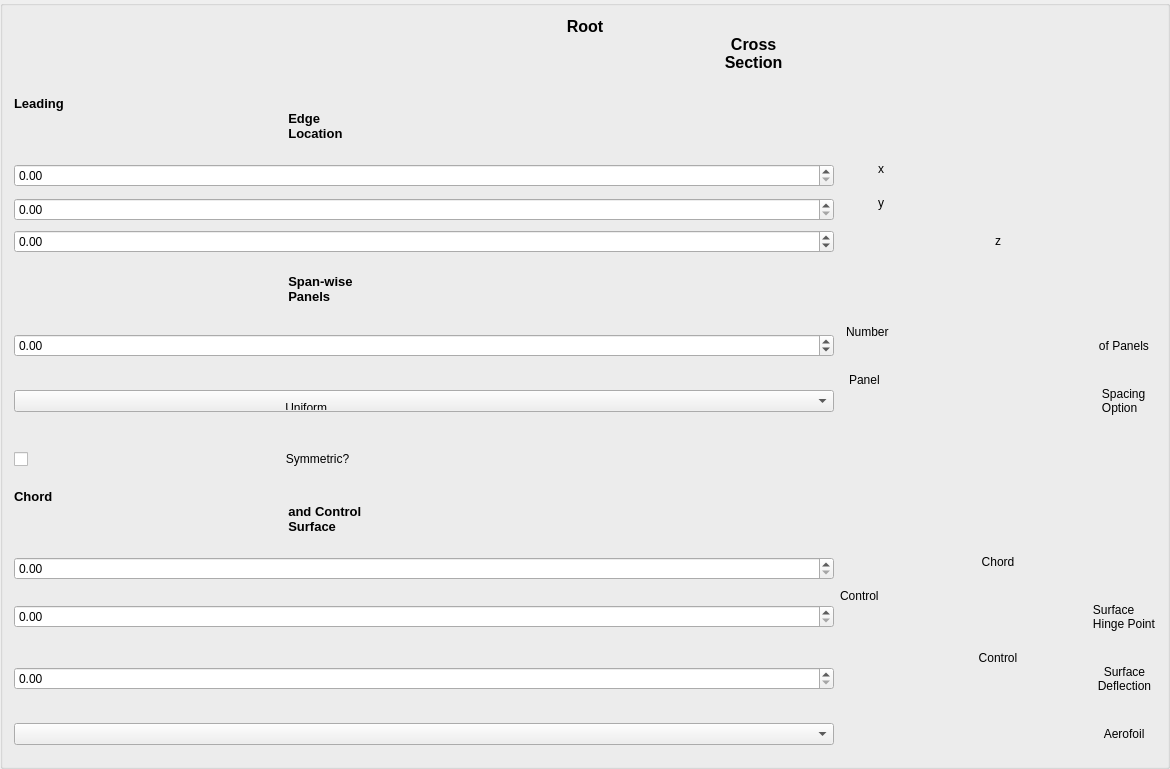
                                                    <widget class="QGroupBox"
                                                            name="groupBox_7">
                                                        <property name="title">
                                                            <string/>
                                                        </property>
                                                        <layout class="QGridLayout"
                                                                name="gridLayout_10">
                                                            <item row="13" column="0">
                                                                <widget class="QDoubleSpinBox"
                                                                        name="WTCS_Chord"/>
                                                            </item>
                                                            <item row="4" column="0">
                                                                <widget class="QDoubleSpinBox"
                                                                        name="WTCW_LE_loc_y">
                                                                    <property
                                                                            name="maximum">
                                                                        <double>
                                                                            49.000000000000000
                                                                        </double>
                                                                    </property>
                                                                </widget>
                                                            </item>
                                                            <item row="4" column="1"
                                                                  alignment="Qt::AlignHCenter">
                                                                <widget class="QLabel"
                                                                        name="label_62">
                                                                    <property
                                                                            name="text">
                                                                        <string>y
                                                                        </string>
                                                                    </property>
                                                                </widget>
                                                            </item>
                                                            <item row="10" column="1"
                                                                  alignment="Qt::AlignHCenter">
                                                                <widget class="QLabel"
                                                                        name="label_60">
                                                                    <property
                                                                            name="text">
                                                                        <string>Panel
                                                                            Spacing
                                                                            Option
                                                                        </string>
                                                                    </property>
                                                                </widget>
                                                            </item>
                                                            <item row="3" column="0">
                                                                <widget class="QDoubleSpinBox"
                                                                        name="WTCW_LE_loc_x">
                                                                    <property
                                                                            name="suffix">
                                                                        <string/>
                                                                    </property>
                                                                    <property
                                                                            name="maximum">
                                                                        <double>
                                                                            49.000000000000000
                                                                        </double>
                                                                    </property>
                                                                </widget>
                                                            </item>
                                                            <item row="8" column="1"
                                                                  alignment="Qt::AlignHCenter">
                                                                <widget class="QLabel"
                                                                        name="label_63">
                                                                    <property
                                                                            name="sizePolicy">
                                                                        <sizepolicy
                                                                                hsizetype="MinimumExpanding"
                                                                                vsizetype="Preferred">
                                                                            <horstretch>
                                                                                0
                                                                            </horstretch>
                                                                            <verstretch>
                                                                                0
                                                                            </verstretch>
                                                                        </sizepolicy>
                                                                    </property>
                                                                    <property
                                                                            name="minimumSize">
                                                                        <size>
                                                                            <width>0
                                                                            </width>
                                                                            <height>0
                                                                            </height>
                                                                        </size>
                                                                    </property>
                                                                    <property
                                                                            name="text">
                                                                        <string>Number
                                                                            of Panels
                                                                        </string>
                                                                    </property>
                                                                </widget>
                                                            </item>
                                                            <item row="10" column="0">
                                                                <widget class="QComboBox"
                                                                        name="SWPanelSpcaing_WTCS">
                                                                    <item>
                                                                        <property
                                                                                name="text">
                                                                            <string>
                                                                                Uniform
                                                                            </string>
                                                                        </property>
                                                                    </item>
                                                                    <item>
                                                                        <property
                                                                                name="text">
                                                                            <string>
                                                                                Cosine
                                                                            </string>
                                                                        </property>
                                                                    </item>
                                                                    <item>
                                                                        <property
                                                                                name="text">
                                                                            <string>
                                                                                Reverse
                                                                                Cosine
                                                                            </string>
                                                                        </property>
                                                                    </item>
                                                                </widget>
                                                            </item>
                                                            <item row="12" column="0">
                                                                <widget class="QLabel"
                                                                        name="label_58">
                                                                    <property
                                                                            name="font">
                                                                        <font>
                                                                            <pointsize>
                                                                                10
                                                                            </pointsize>
                                                                            <weight>75
                                                                            </weight>
                                                                            <bold>true
                                                                            </bold>
                                                                        </font>
                                                                    </property>
                                                                    <property
                                                                            name="text">
                                                                        <string>Chord
                                                                            and Control
                                                                            Surface
                                                                        </string>
                                                                    </property>
                                                                </widget>
                                                            </item>
                                                            <item row="0" column="0"
                                                                  colspan="2">
                                                                <widget class="QLabel"
                                                                        name="MainWingLabel_5">
                                                                    <property
                                                                            name="sizePolicy">
                                                                        <sizepolicy
                                                                                hsizetype="Minimum"
                                                                                vsizetype="Maximum">
                                                                            <horstretch>
                                                                                0
                                                                            </horstretch>
                                                                            <verstretch>
                                                                                0
                                                                            </verstretch>
                                                                        </sizepolicy>
                                                                    </property>
                                                                    <property
                                                                            name="font">
                                                                        <font>
                                                                            <pointsize>
                                                                                12
                                                                            </pointsize>
                                                                            <weight>75
                                                                            </weight>
                                                                            <bold>true
                                                                            </bold>
                                                                        </font>
                                                                    </property>
                                                                    <property
                                                                            name="contextMenuPolicy">
                                                                        <enum>
                                                                            Qt::PreventContextMenu
                                                                        </enum>
                                                                    </property>
                                                                    <property
                                                                            name="frameShadow">
                                                                        <enum>
                                                                            QFrame::Sunken
                                                                        </enum>
                                                                    </property>
                                                                    <property
                                                                            name="lineWidth">
                                                                        <number>1
                                                                        </number>
                                                                    </property>
                                                                    <property
                                                                            name="text">
                                                                        <string>Root
                                                                            Cross
                                                                            Section
                                                                        </string>
                                                                    </property>
                                                                    <property
                                                                            name="alignment">
                                                                        <set>
                                                                            Qt::AlignCenter
                                                                        </set>
                                                                    </property>
                                                                </widget>
                                                            </item>
                                                            <item row="14" column="0">
                                                                <widget class="QDoubleSpinBox"
                                                                        name="WTCS_CSHP"/>
                                                            </item>
                                                            <item row="14" column="1">
                                                                <widget class="QLabel"
                                                                        name="label_65">
                                                                    <property
                                                                            name="text">
                                                                        <string>Control
                                                                            Surface
                                                                            Hinge Point
                                                                        </string>
                                                                    </property>
                                                                </widget>
                                                            </item>
                                                            <item row="8" column="0">
                                                                <widget class="QDoubleSpinBox"
                                                                        name="panelNum_SWPanels_WTCS">
                                                                    <property
                                                                            name="minimum">
                                                                        <double>
                                                                            -50.000000000000000
                                                                        </double>
                                                                    </property>
                                                                    <property
                                                                            name="maximum">
                                                                        <double>
                                                                            44.000000000000000
                                                                        </double>
                                                                    </property>
                                                                </widget>
                                                            </item>
                                                            <item row="2" column="0"
                                                                  colspan="2">
                                                                <widget class="QLabel"
                                                                        name="label_66">
                                                                    <property
                                                                            name="sizePolicy">
                                                                        <sizepolicy
                                                                                hsizetype="Preferred"
                                                                                vsizetype="Maximum">
                                                                            <horstretch>
                                                                                0
                                                                            </horstretch>
                                                                            <verstretch>
                                                                                0
                                                                            </verstretch>
                                                                        </sizepolicy>
                                                                    </property>
                                                                    <property
                                                                            name="font">
                                                                        <font>
                                                                            <pointsize>
                                                                                10
                                                                            </pointsize>
                                                                            <weight>75
                                                                            </weight>
                                                                            <bold>true
                                                                            </bold>
                                                                        </font>
                                                                    </property>
                                                                    <property
                                                                            name="text">
                                                                        <string>Leading
                                                                            Edge
                                                                            Location
                                                                        </string>
                                                                    </property>
                                                                </widget>
                                                            </item>
                                                            <item row="11" column="0">
                                                                <widget class="QCheckBox"
                                                                        name="WTCS_S_symCheckbox">
                                                                    <property
                                                                            name="text">
                                                                        <string>
                                                                            Symmetric?
                                                                        </string>
                                                                    </property>
                                                                </widget>
                                                            </item>
                                                            <item row="3" column="1"
                                                                  alignment="Qt::AlignHCenter">
                                                                <widget class="QLabel"
                                                                        name="label_67">
                                                                    <property
                                                                            name="text">
                                                                        <string>x
                                                                        </string>
                                                                    </property>
                                                                </widget>
                                                            </item>
                                                            <item row="13" column="1">
                                                                <widget class="QLabel"
                                                                        name="label_64">
                                                                    <property
                                                                            name="text">
                                                                        <string>Chord
                                                                        </string>
                                                                    </property>
                                                                    <property
                                                                            name="alignment">
                                                                        <set>
                                                                            Qt::AlignCenter
                                                                        </set>
                                                                    </property>
                                                                </widget>
                                                            </item>
                                                            <item row="7" column="0">
                                                                <widget class="QLabel"
                                                                        name="label_59">
                                                                    <property
                                                                            name="sizePolicy">
                                                                        <sizepolicy
                                                                                hsizetype="Preferred"
                                                                                vsizetype="Maximum">
                                                                            <horstretch>
                                                                                0
                                                                            </horstretch>
                                                                            <verstretch>
                                                                                0
                                                                            </verstretch>
                                                                        </sizepolicy>
                                                                    </property>
                                                                    <property
                                                                            name="font">
                                                                        <font>
                                                                            <pointsize>
                                                                                10
                                                                            </pointsize>
                                                                            <weight>75
                                                                            </weight>
                                                                            <bold>true
                                                                            </bold>
                                                                        </font>
                                                                    </property>
                                                                    <property
                                                                            name="text">
                                                                        <string>
                                                                            Span-wise
                                                                            Panels
                                                                        </string>
                                                                    </property>
                                                                </widget>
                                                            </item>
                                                            <item row="5" column="1"
                                                                  alignment="Qt::AlignHCenter">
                                                                <widget class="QLabel"
                                                                        name="label_61">
                                                                    <property
                                                                            name="text">
                                                                        <string>&lt;html&gt;&lt;head/&gt;&lt;body&gt;&lt;p&gt;z&lt;/p&gt;&lt;/body&gt;&lt;/html&gt;</string>
                                                                    </property>
                                                                </widget>
                                                            </item>
                                                            <item row="15" column="0">
                                                                <widget class="QDoubleSpinBox"
                                                                        name="WTCS_CSD"/>
                                                            </item>
                                                            <item row="5" column="0">
                                                                <widget class="QDoubleSpinBox"
                                                                        name="WTCW_LE_loc_z">
                                                                    <property
                                                                            name="minimum">
                                                                        <double>
                                                                            -33.000000000000000
                                                                        </double>
                                                                    </property>
                                                                    <property
                                                                            name="maximum">
                                                                        <double>
                                                                            45.000000000000000
                                                                        </double>
                                                                    </property>
                                                                </widget>
                                                            </item>
                                                            <item row="16" column="0">
                                                                <widget class="QComboBox"
                                                                        name="WTCS_aerofoil"/>
                                                            </item>
                                                            <item row="15" column="1">
                                                                <widget class="QLabel"
                                                                        name="label_68">
                                                                    <property
                                                                            name="text">
                                                                        <string>Control
                                                                            Surface
                                                                            Deflection
                                                                        </string>
                                                                    </property>
                                                                    <property
                                                                            name="alignment">
                                                                        <set>
                                                                            Qt::AlignCenter
                                                                        </set>
                                                                    </property>
                                                                </widget>
                                                            </item>
                                                            <item row="16" column="1">
                                                                <widget class="QLabel"
                                                                        name="label_20">
                                                                    <property
                                                                            name="text">
                                                                        <string>
                                                                            Aerofoil
                                                                        </string>
                                                                    </property>
                                                                    <property
                                                                            name="alignment">
                                                                        <set>
                                                                            Qt::AlignCenter
                                                                        </set>
                                                                    </property>
                                                                </widget>
                                                            </item>
                                                        </layout>
                                                    </widget>
